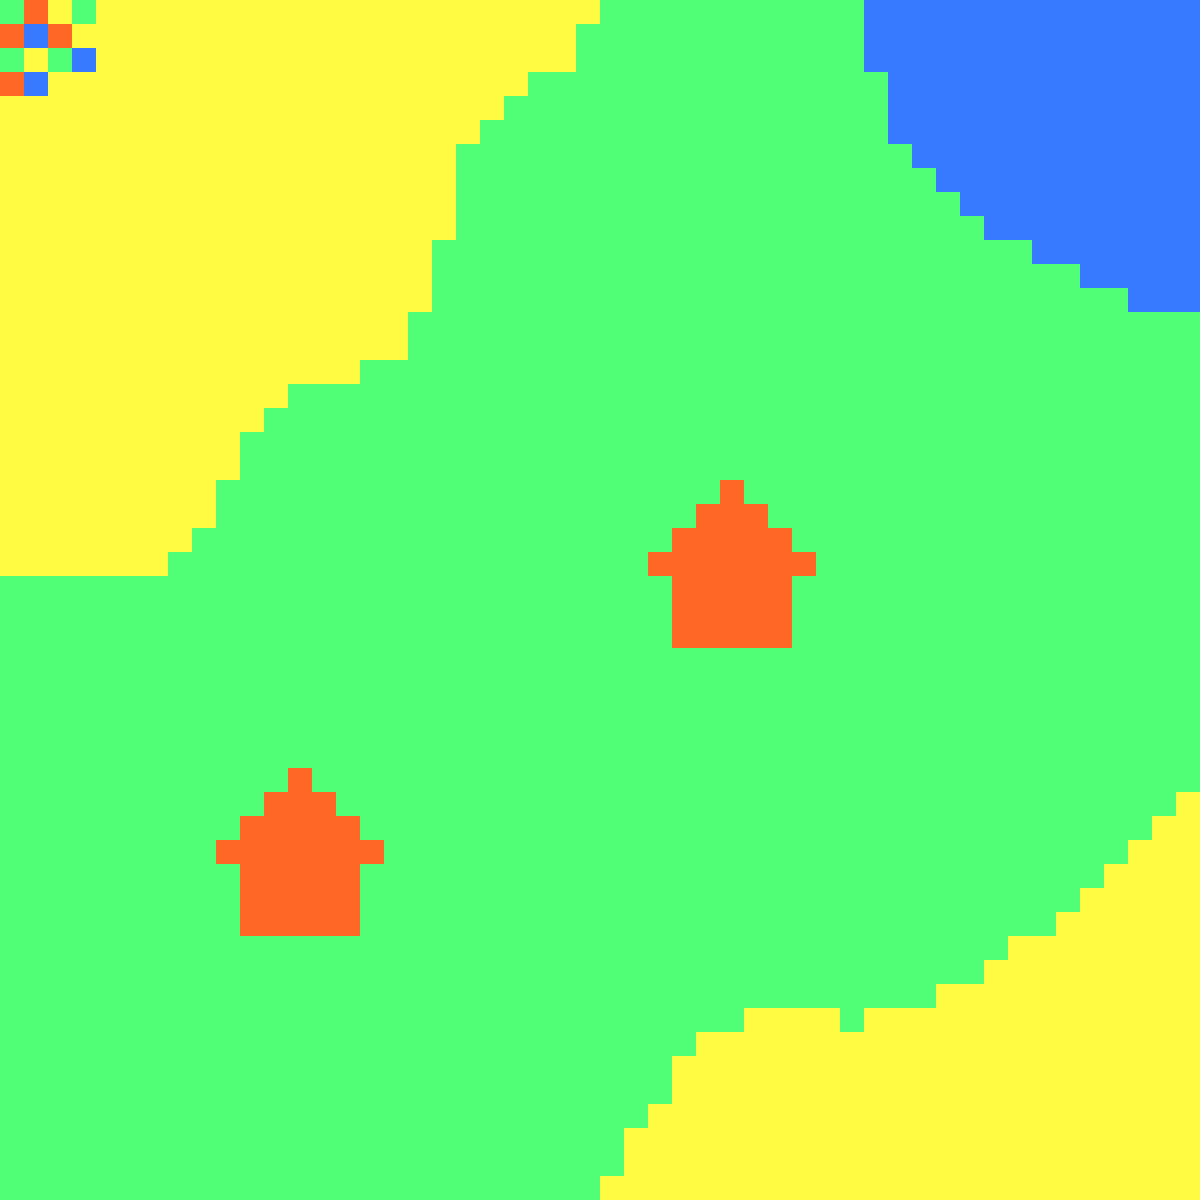

The image is a tile-based game level rendered from a .tmx file. Its description and complete source (layers, tilesets, objects, tile grids) follow:
An orthogonal 50x50 tile map with 24x24 px tiles, 1 tile layer (Tile Layer 1).

<map version="1.0" tiledversion="1.1.4" orientation="orthogonal" renderorder="right-down" width="50" height="50" tilewidth="24" tileheight="24" infinite="0" nextobjectid="1">
 <tileset firstgid="1" source="test.tsx" />
 <layer name="Tile Layer 1" width="50" height="50">
  <data encoding="csv">
2,3,4,2,4,4,4,4,4,4,4,4,4,4,4,4,4,4,4,4,4,4,4,4,4,2,2,2,2,2,2,2,2,2,2,2,1,1,1,1,1,1,1,1,1,1,1,1,1,1,
3,1,3,4,4,4,4,4,4,4,4,4,4,4,4,4,4,4,4,4,4,4,4,4,2,2,2,2,2,2,2,2,2,2,2,2,1,1,1,1,1,1,1,1,1,1,1,1,1,1,
2,4,2,1,4,4,4,4,4,4,4,4,4,4,4,4,4,4,4,4,4,4,4,4,2,2,2,2,2,2,2,2,2,2,2,2,1,1,1,1,1,1,1,1,1,1,1,1,1,1,
3,1,4,4,4,4,4,4,4,4,4,4,4,4,4,4,4,4,4,4,4,4,2,2,2,2,2,2,2,2,2,2,2,2,2,2,2,1,1,1,1,1,1,1,1,1,1,1,1,1,
4,4,4,4,4,4,4,4,4,4,4,4,4,4,4,4,4,4,4,4,4,2,2,2,2,2,2,2,2,2,2,2,2,2,2,2,2,1,1,1,1,1,1,1,1,1,1,1,1,1,
4,4,4,4,4,4,4,4,4,4,4,4,4,4,4,4,4,4,4,4,2,2,2,2,2,2,2,2,2,2,2,2,2,2,2,2,2,1,1,1,1,1,1,1,1,1,1,1,1,1,
4,4,4,4,4,4,4,4,4,4,4,4,4,4,4,4,4,4,4,2,2,2,2,2,2,2,2,2,2,2,2,2,2,2,2,2,2,2,1,1,1,1,1,1,1,1,1,1,1,1,
4,4,4,4,4,4,4,4,4,4,4,4,4,4,4,4,4,4,4,2,2,2,2,2,2,2,2,2,2,2,2,2,2,2,2,2,2,2,2,1,1,1,1,1,1,1,1,1,1,1,
4,4,4,4,4,4,4,4,4,4,4,4,4,4,4,4,4,4,4,2,2,2,2,2,2,2,2,2,2,2,2,2,2,2,2,2,2,2,2,2,1,1,1,1,1,1,1,1,1,1,
4,4,4,4,4,4,4,4,4,4,4,4,4,4,4,4,4,4,4,2,2,2,2,2,2,2,2,2,2,2,2,2,2,2,2,2,2,2,2,2,2,1,1,1,1,1,1,1,1,1,
4,4,4,4,4,4,4,4,4,4,4,4,4,4,4,4,4,4,2,2,2,2,2,2,2,2,2,2,2,2,2,2,2,2,2,2,2,2,2,2,2,2,2,1,1,1,1,1,1,1,
4,4,4,4,4,4,4,4,4,4,4,4,4,4,4,4,4,4,2,2,2,2,2,2,2,2,2,2,2,2,2,2,2,2,2,2,2,2,2,2,2,2,2,2,2,1,1,1,1,1,
4,4,4,4,4,4,4,4,4,4,4,4,4,4,4,4,4,4,2,2,2,2,2,2,2,2,2,2,2,2,2,2,2,2,2,2,2,2,2,2,2,2,2,2,2,2,2,1,1,1,
4,4,4,4,4,4,4,4,4,4,4,4,4,4,4,4,4,2,2,2,2,2,2,2,2,2,2,2,2,2,2,2,2,2,2,2,2,2,2,2,2,2,2,2,2,2,2,2,2,2,
4,4,4,4,4,4,4,4,4,4,4,4,4,4,4,4,4,2,2,2,2,2,2,2,2,2,2,2,2,2,2,2,2,2,2,2,2,2,2,2,2,2,2,2,2,2,2,2,2,2,
4,4,4,4,4,4,4,4,4,4,4,4,4,4,4,2,2,2,2,2,2,2,2,2,2,2,2,2,2,2,2,2,2,2,2,2,2,2,2,2,2,2,2,2,2,2,2,2,2,2,
4,4,4,4,4,4,4,4,4,4,4,4,2,2,2,2,2,2,2,2,2,2,2,2,2,2,2,2,2,2,2,2,2,2,2,2,2,2,2,2,2,2,2,2,2,2,2,2,2,2,
4,4,4,4,4,4,4,4,4,4,4,2,2,2,2,2,2,2,2,2,2,2,2,2,2,2,2,2,2,2,2,2,2,2,2,2,2,2,2,2,2,2,2,2,2,2,2,2,2,2,
4,4,4,4,4,4,4,4,4,4,2,2,2,2,2,2,2,2,2,2,2,2,2,2,2,2,2,2,2,2,2,2,2,2,2,2,2,2,2,2,2,2,2,2,2,2,2,2,2,2,
4,4,4,4,4,4,4,4,4,4,2,2,2,2,2,2,2,2,2,2,2,2,2,2,2,2,2,2,2,2,2,2,2,2,2,2,2,2,2,2,2,2,2,2,2,2,2,2,2,2,
4,4,4,4,4,4,4,4,4,2,2,2,2,2,2,2,2,2,2,2,2,2,2,2,2,2,2,2,2,2,3,2,2,2,2,2,2,2,2,2,2,2,2,2,2,2,2,2,2,2,
4,4,4,4,4,4,4,4,4,2,2,2,2,2,2,2,2,2,2,2,2,2,2,2,2,2,2,2,2,3,3,3,2,2,2,2,2,2,2,2,2,2,2,2,2,2,2,2,2,2,
4,4,4,4,4,4,4,4,2,2,2,2,2,2,2,2,2,2,2,2,2,2,2,2,2,2,2,2,3,3,3,3,3,2,2,2,2,2,2,2,2,2,2,2,2,2,2,2,2,2,
4,4,4,4,4,4,4,2,2,2,2,2,2,2,2,2,2,2,2,2,2,2,2,2,2,2,2,3,3,3,3,3,3,3,2,2,2,2,2,2,2,2,2,2,2,2,2,2,2,2,
2,2,2,2,2,2,2,2,2,2,2,2,2,2,2,2,2,2,2,2,2,2,2,2,2,2,2,2,3,3,3,3,3,2,2,2,2,2,2,2,2,2,2,2,2,2,2,2,2,2,
2,2,2,2,2,2,2,2,2,2,2,2,2,2,2,2,2,2,2,2,2,2,2,2,2,2,2,2,3,3,3,3,3,2,2,2,2,2,2,2,2,2,2,2,2,2,2,2,2,2,
2,2,2,2,2,2,2,2,2,2,2,2,2,2,2,2,2,2,2,2,2,2,2,2,2,2,2,2,3,3,3,3,3,2,2,2,2,2,2,2,2,2,2,2,2,2,2,2,2,2,
2,2,2,2,2,2,2,2,2,2,2,2,2,2,2,2,2,2,2,2,2,2,2,2,2,2,2,2,2,2,2,2,2,2,2,2,2,2,2,2,2,2,2,2,2,2,2,2,2,2,
2,2,2,2,2,2,2,2,2,2,2,2,2,2,2,2,2,2,2,2,2,2,2,2,2,2,2,2,2,2,2,2,2,2,2,2,2,2,2,2,2,2,2,2,2,2,2,2,2,2,
2,2,2,2,2,2,2,2,2,2,2,2,2,2,2,2,2,2,2,2,2,2,2,2,2,2,2,2,2,2,2,2,2,2,2,2,2,2,2,2,2,2,2,2,2,2,2,2,2,2,
2,2,2,2,2,2,2,2,2,2,2,2,2,2,2,2,2,2,2,2,2,2,2,2,2,2,2,2,2,2,2,2,2,2,2,2,2,2,2,2,2,2,2,2,2,2,2,2,2,2,
2,2,2,2,2,2,2,2,2,2,2,2,2,2,2,2,2,2,2,2,2,2,2,2,2,2,2,2,2,2,2,2,2,2,2,2,2,2,2,2,2,2,2,2,2,2,2,2,2,2,
2,2,2,2,2,2,2,2,2,2,2,2,3,2,2,2,2,2,2,2,2,2,2,2,2,2,2,2,2,2,2,2,2,2,2,2,2,2,2,2,2,2,2,2,2,2,2,2,2,2,
2,2,2,2,2,2,2,2,2,2,2,3,3,3,2,2,2,2,2,2,2,2,2,2,2,2,2,2,2,2,2,2,2,2,2,2,2,2,2,2,2,2,2,2,2,2,2,2,2,4,
2,2,2,2,2,2,2,2,2,2,3,3,3,3,3,2,2,2,2,2,2,2,2,2,2,2,2,2,2,2,2,2,2,2,2,2,2,2,2,2,2,2,2,2,2,2,2,2,4,4,
2,2,2,2,2,2,2,2,2,3,3,3,3,3,3,3,2,2,2,2,2,2,2,2,2,2,2,2,2,2,2,2,2,2,2,2,2,2,2,2,2,2,2,2,2,2,2,4,4,4,
2,2,2,2,2,2,2,2,2,2,3,3,3,3,3,2,2,2,2,2,2,2,2,2,2,2,2,2,2,2,2,2,2,2,2,2,2,2,2,2,2,2,2,2,2,2,4,4,4,4,
2,2,2,2,2,2,2,2,2,2,3,3,3,3,3,2,2,2,2,2,2,2,2,2,2,2,2,2,2,2,2,2,2,2,2,2,2,2,2,2,2,2,2,2,2,4,4,4,4,4,
2,2,2,2,2,2,2,2,2,2,3,3,3,3,3,2,2,2,2,2,2,2,2,2,2,2,2,2,2,2,2,2,2,2,2,2,2,2,2,2,2,2,2,2,4,4,4,4,4,4,
2,2,2,2,2,2,2,2,2,2,2,2,2,2,2,2,2,2,2,2,2,2,2,2,2,2,2,2,2,2,2,2,2,2,2,2,2,2,2,2,2,2,4,4,4,4,4,4,4,4,
2,2,2,2,2,2,2,2,2,2,2,2,2,2,2,2,2,2,2,2,2,2,2,2,2,2,2,2,2,2,2,2,2,2,2,2,2,2,2,2,2,4,4,4,4,4,4,4,4,4,
2,2,2,2,2,2,2,2,2,2,2,2,2,2,2,2,2,2,2,2,2,2,2,2,2,2,2,2,2,2,2,2,2,2,2,2,2,2,2,4,4,4,4,4,4,4,4,4,4,4,
2,2,2,2,2,2,2,2,2,2,2,2,2,2,2,2,2,2,2,2,2,2,2,2,2,2,2,2,2,2,2,4,4,4,4,2,4,4,4,4,4,4,4,4,4,4,4,4,4,4,
2,2,2,2,2,2,2,2,2,2,2,2,2,2,2,2,2,2,2,2,2,2,2,2,2,2,2,2,2,4,4,4,4,4,4,4,4,4,4,4,4,4,4,4,4,4,4,4,4,4,
2,2,2,2,2,2,2,2,2,2,2,2,2,2,2,2,2,2,2,2,2,2,2,2,2,2,2,2,4,4,4,4,4,4,4,4,4,4,4,4,4,4,4,4,4,4,4,4,4,4,
2,2,2,2,2,2,2,2,2,2,2,2,2,2,2,2,2,2,2,2,2,2,2,2,2,2,2,2,4,4,4,4,4,4,4,4,4,4,4,4,4,4,4,4,4,4,4,4,4,4,
2,2,2,2,2,2,2,2,2,2,2,2,2,2,2,2,2,2,2,2,2,2,2,2,2,2,2,4,4,4,4,4,4,4,4,4,4,4,4,4,4,4,4,4,4,4,4,4,4,4,
2,2,2,2,2,2,2,2,2,2,2,2,2,2,2,2,2,2,2,2,2,2,2,2,2,2,4,4,4,4,4,4,4,4,4,4,4,4,4,4,4,4,4,4,4,4,4,4,4,4,
2,2,2,2,2,2,2,2,2,2,2,2,2,2,2,2,2,2,2,2,2,2,2,2,2,2,4,4,4,4,4,4,4,4,4,4,4,4,4,4,4,4,4,4,4,4,4,4,4,4,
2,2,2,2,2,2,2,2,2,2,2,2,2,2,2,2,2,2,2,2,2,2,2,2,2,4,4,4,4,4,4,4,4,4,4,4,4,4,4,4,4,4,4,4,4,4,4,4,4,4
</data>
 </layer>
</map>
